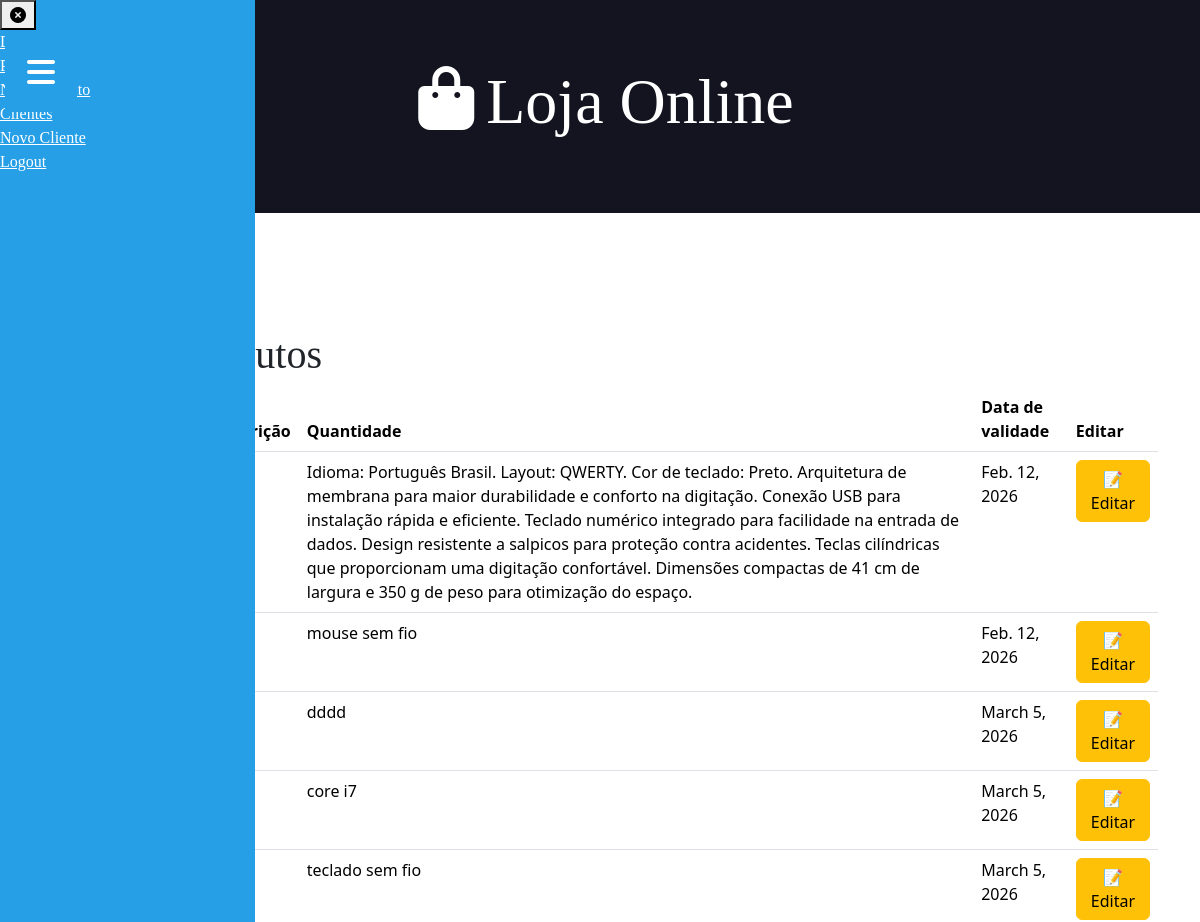
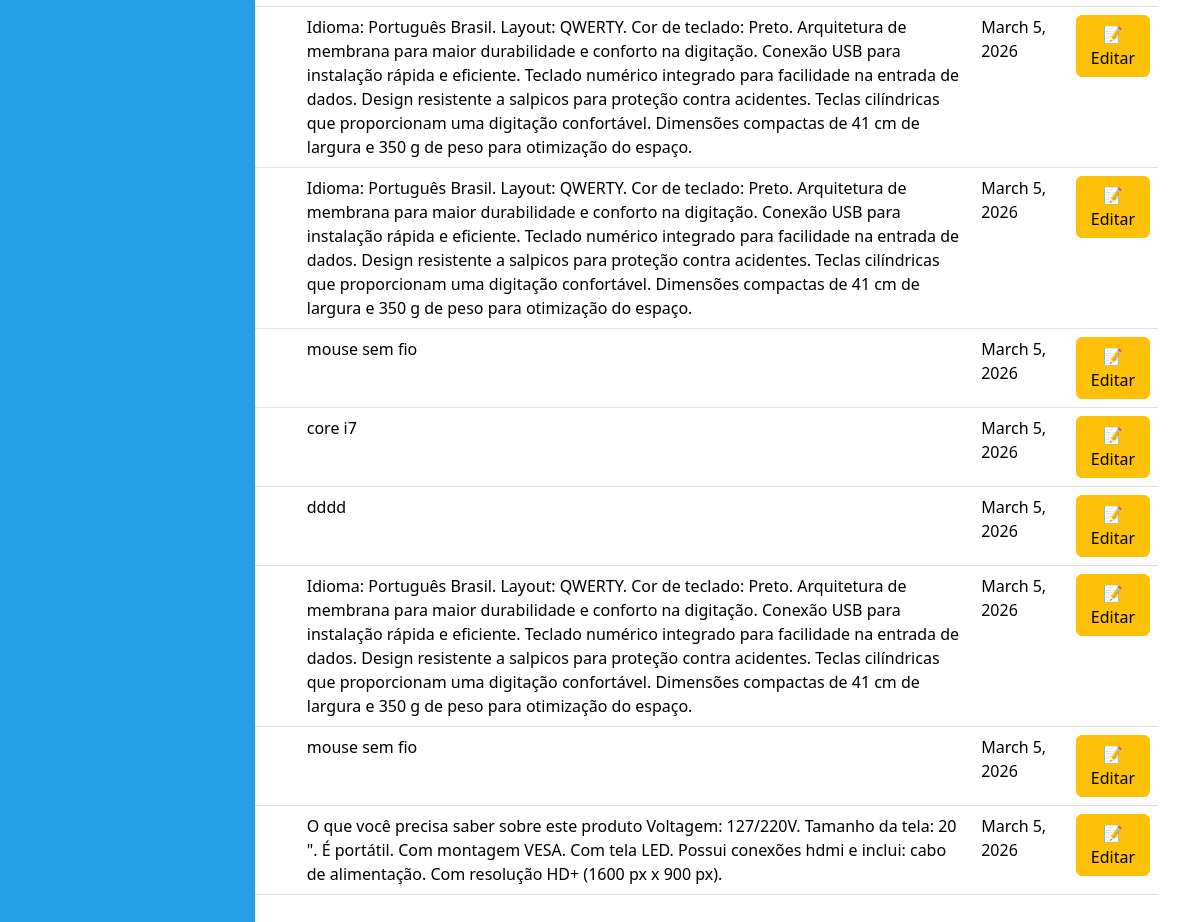
/produtos (signed in), run on the app's committed database (2 pictures, top to bottom).
### core/models.py (models this page shows, shortened)
class Produto(models.Model):
    nome = models.CharField(max_length=50)
    preco = models.DecimalField(decimal_places=2, max_digits=8)
    descricao = models.TextField()
    qtde = models.PositiveIntegerField(default=0)
    data_de_validade = models.DateField(auto_now_add=True)
    imagem = models.ImageField(upload_to='produtos/', null=True, blank=True)

### core/views.py (the view)
# urls.py: path('produtos', produtos, name="urlprodutos"),
@login_required(login_url='urlentrar')
def produtos(request):
    produtos = Produto.objects.all()
    context = {'produtos': produtos}
    return render(request, 'produtos.html', context)

### core/templates/produtos.html (shortened to what this page needs)
{% extends 'global/base.html' %}
{% block content %}
    <div class="container">
        <div class="mb-3">
            <a href="{% url 'urlsalvarProdutos' %}" class="btn btn-primary">➕ Novo produto</a>
            <a href="{% url 'urlsair' %}" class="btn btn-danger">
            </a>
        </div>
        <h1>Lista de Produtos</h1>
        <table class="table table-hover">
            <thead>
                <tr>
                    <th>Nome</th>
                    <th>Preço</th>
                    <th>Descrição</th>
                    <th>Quantidade</th>
                    <th>Data de validade</th>
                    <th>Editar</th>
                </tr>
            </thead>
            {% for p in produtos %}
            <tbody>
              <tr>
                <td>{{ p.nome }}</td>
                <td>{{ p.preco }}</td>
                <td>{{ p.qtde }}</td>
                <td>{{ p.descricao }}</td>
                <td>{{ p.data_de_validade }}</td>
                <td>
                    <a href="{% url 'urleditarProdutos' p.id %}" class="btn btn-warning">
                        📝 Editar
                    </a>
                </td>
              </tr>
            </tbody>
            {% endfor %}
          </table>
    </div>
{% endblock %}

### static/css/styles.css (style rules this page uses)
.container { max-width: 144rem; margin: 0 auto; padding: 4rem; }
h1, h2, h3, h4, h5, h5 { font-family: 'Roboto Slab', serif; }
a { color: #269fe6; text-decoration: none; }

### data on the page
Produto: descricao "Idioma: Português Brasil. Layout: QWERTY. Cor de teclado: Preto. Arquitetura de membrana para maior durabilidade e conforto na digitação. Conexão USB para instalação rápida e eficiente. Teclado numérico integrado para facilidade na entrada de dados. Design resistente a salpicos para proteção contra acidentes. Teclas cilíndricas que proporcionam uma digitação confortável. Dimensões compactas de 41 cm de largura e 350 g de peso para otimização do espaço.", data_de_validade "Feb. 12, 2026"
Produto: descricao "mouse sem fio", data_de_validade "Feb. 12, 2026"
Produto: descricao "dddd", data_de_validade "March 5, 2026"
Produto: descricao "core i7", data_de_validade "March 5, 2026"
Produto: descricao "teclado sem fio", data_de_validade "March 5, 2026"
Produto: descricao "Idioma: Português Brasil. Layout: QWERTY. Cor de teclado: Preto. Arquitetura de membrana para maior durabilidade e conforto na digitação. Conexão USB para instalação rápida e eficiente. Teclado numérico integrado para facilidade na entrada de dados. Design resistente a salpicos para proteção contra acidentes. Teclas cilíndricas que proporcionam uma digitação confortável. Dimensões compactas de 41 cm de largura e 350 g de peso para otimização do espaço.", data_de_validade "March 5, 2026"
Produto: descricao "Idioma: Português Brasil. Layout: QWERTY. Cor de teclado: Preto. Arquitetura de membrana para maior durabilidade e conforto na digitação. Conexão USB para instalação rápida e eficiente. Teclado numérico integrado para facilidade na entrada de dados. Design resistente a salpicos para proteção contra acidentes. Teclas cilíndricas que proporcionam uma digitação confortável. Dimensões compactas de 41 cm de largura e 350 g de peso para otimização do espaço.", data_de_validade "March 5, 2026"
Produto: descricao "mouse sem fio", data_de_validade "March 5, 2026"
Produto: descricao "core i7", data_de_validade "March 5, 2026"
Produto: descricao "dddd", data_de_validade "March 5, 2026"
Produto: descricao "Idioma: Português Brasil. Layout: QWERTY. Cor de teclado: Preto. Arquitetura de membrana para maior durabilidade e conforto na digitação. Conexão USB para instalação rápida e eficiente. Teclado numérico integrado para facilidade na entrada de dados. Design resistente a salpicos para proteção contra acidentes. Teclas cilíndricas que proporcionam uma digitação confortável. Dimensões compactas de 41 cm de largura e 350 g de peso para otimização do espaço.", data_de_validade "March 5, 2026"
Produto: descricao "mouse sem fio", data_de_validade "March 5, 2026"
Produto: descricao "O que você precisa saber sobre este produto Voltagem: 127/220V. Tamanho da tela: 20 \". É portátil. Com montagem VESA. Com tela LED. Possui conexões hdmi e inclui: cabo de alimentação. Com resolução HD+ (1600 px x 900 px).", data_de_validade "March 5, 2026"
